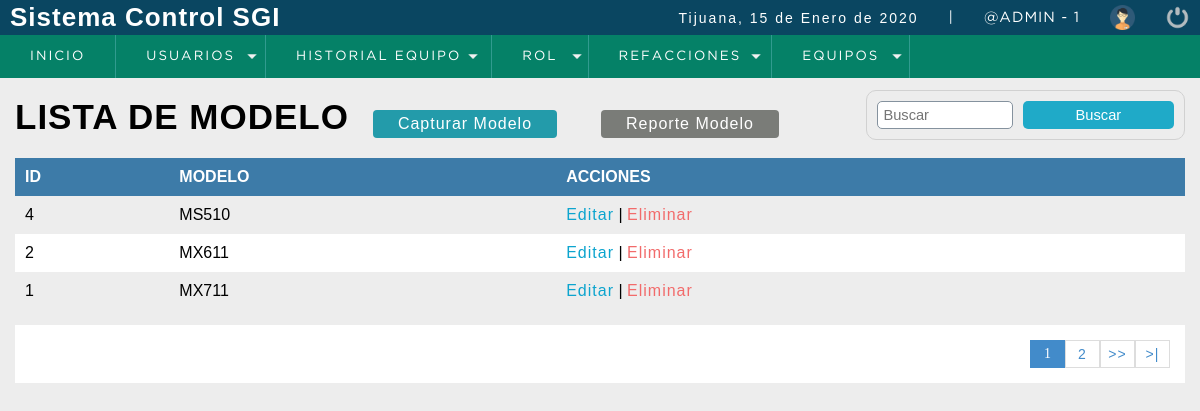
Page /sistema/listar_modelo.php (signed in) on the committed database.
### tables this page shows
CREATE TABLE t_Modelo
(
  id_modelo INTEGER UNSIGNED PRIMARY KEY AUTO_INCREMENT,
  descripcion VARCHAR(80) NOT NULL
);

### conexion.php (called while the page is built, shortened)
<?php
  class Conexion
  {
    private static $host = 'localhost';
    private static $user = 'servicios';
    private static $password = 'pcnay2003';
    private static $db_name = 'ordenservicios';
    private static $db_charset = 'uft8';
    public $conexion;
    public $query;
    public $rows = array();
    public function db_open()
    {
      $this->conexion = new mysqli(self::$host,
      self::$user,
      self::$password,
      self::$db_name);
      $this->conexion->set_charset(self::$db_charset);
    }
    public function get_query()
    {
      $result = $this->conexion->query($this->query);
      while ($this->rows[] = $result->fetch_assoc() );
      array_pop($this->rows);
      $datos2 = array();
      if (!empty($this->rows))
      {
        foreach ($this->rows as $nombreCampo => $contenidoCampo)
        {
          array_push($datos2,$contenidoCampo);
        }
      }
      return $datos2;
    }
  }
?>

### sistema/listar_modelo.php (the view, shortened to what this page needs)
<?php
  include "../conexion.php"
?>
<!DOCTYPE html>
<html lang="en">
<head>
	<?php include "include/scripts.php"; ?>
</head>
<body>
	<?php include "include/header.php" ?>
	<section id="container">
		<h1>LISTA DE MODELO</h1>
    <a href="registro_modelo.php" class="btn_new">Capturar Modelo</a>
    <a href="reporte_modelo.php" target="_blank" class="btn_reporte">Reporte Modelo</a>
    <form action="buscar_modelo.php" method="get" class="form_search">
      <input type="text" name ="busqueda" id = "busqueda" placeholder = "Buscar" >
      <input type="submit" value="Buscar" class = "btn_search">
    </form>
    <table>
      <tr>
        <th>ID</th>
        <th>MODELO</th>
        <th>ACCIONES</th>
      </tr>
      <?php
        $conectar = new Conexion();
        $conectar->query = "SELECT COUNT(*) AS total_registro FROM t_Modelo";
        $datos = $conectar->get_query();
        $total_registro = $datos[0]['total_registro'];
        $por_pagina = 3;
        if (empty ($_GET['pagina']))
        {
          $pagina = 1;
        }
        else
        {
          $pagina = $_GET['pagina'];
        }
        $desde = ($pagina-1)*$por_pagina;
        $total_paginas = ceil($total_registro/$por_pagina);
          $consulta = new Conexion();
          $consulta->query = "SELECT id_modelo,descripcion FROM t_Modelo ORDER BY descripcion ASC LIMIT $desde,$por_pagina";
          $datos2 = $consulta->get_query();
          for ($n=0;$n<count($datos2);$n++)
          {
       ?>
            <tr>
              <td><?php echo $datos2[$n]['id_modelo']; ?></td>
              <td><?php echo $datos2[$n]['descripcion']; ?></td>
              <td>
                <a class="link_edit" href="editar_modelo.php?id=<?php echo $datos2[$n]['id_modelo']; ?>">Editar</a>
                |
                <a class="link_delete" href="eliminar_modelo.php?id=<?php echo $datos2[$n]['id_modelo']; ?>">Eliminar</a>
              </td>
            </tr>
      <?php
          }
      ?>
    </table>
    <div class="paginador">
      <ul>
        <?php
          for ($i=1;$i<=$total_paginas;$i++)
          {
            if ($i == $pagina)
            {
              echo '<li class="pageSelected">'.$i.'</li>';
            }
            else
            {
              echo '<li><a href="?pagina='.$i.'">'.$i.'</a></li>';
            }
          }
          if ($pagina != $total_paginas)
          {
        ?>
        <li><a href="?pagina=<?php echo $pagina+1; ?>">>></a></li>
        <li><a href="?pagina=<?php echo $total_paginas; ?>">>|</a></li>
    <?php }?>
      </ul>
    </div>
	</section>
</body>
</html>

### sistema/css/style.css (style rules this page uses)
* { margin: 0; padding: 0; box-sizing: border-box; }
body { background: #ededed; }
h1, h2, h3, h4, h5, h6 { font-family: 'arial'; font-weight: bold; letter-spacing: 1px; }
h1 { font-size: 26px; }
a { text-decoration: none; font-family: arial; letter-spacing: 1px; }
#container { padding: 90px 15px 15px; }
form { background:#FFF; margin:auto; padding:20px 50px; border:1px solid #d1d1d1; }
input, select { display:block; width:100%; font-size:11pt; padding:5px; border:1px solid #85929e; border-radius:5px; }
#container h1 { font-size:35px; display:inline-block; }
.btn_new { display:inline-block; background:#239baa; color:#FFF; padding:5px 25px; border-radius:4px; margin:20px; }
.btn_reporte { display:inline-block; background:#7a7c78; color:#FFF; padding:5px 25px; border-radius:4px; margin:20px; }
table { border-collapse:collapse; font-size:12pt; font-family:'Arial'; width:100%; }
table th { text-align:left; padding:10px; background:#3d7ba8; color:#FFF; }
table tr:nth-child(odd) { background:#FFF; }
table td { padding:10px; }
.link_edit { color:#0ca4ce; }
.link_delete { color:#f26b6b; }
.paginador ul { padding:15px; list-style:none; background:#fff; margin-top:15px; display: -webkit-flex; display: -moz-flex; display: -ms-flex; display: -o-flex; display: flex; justify-content:flex-end; }
.paginador a, .pageSelected { color:#428bca; border:1px solid #ddd; padding:5px; display:inline-block; font-size:14px; text-align:center; width:35px; }
.pageSelected { color:#FFF; background:#428bca; border:1px solid #428bca; }
.form_search { display: -webkit-flex; display: -moz-flex; display: -ms-flex; display: -o-flex; display: flex; float:right; background:initial; padding:10px; border-radius:10px; }
.form_search .btn_search { background:#1faac8; color:#fff; padding:0 20px; border:0; cursor:pointer; margin-left:10px; }

### rows in the picture
t_modelo: id_modelo "4", descripcion "MS510"
t_modelo: id_modelo "2", descripcion "MX611"
t_modelo: id_modelo "1", descripcion "MX711"

### other values in the picture
fechaC() "15 de Enero de 2020"
$_SESSION['usuario'] "@ADMIN"
$_SESSION['id_rol'] "1"
